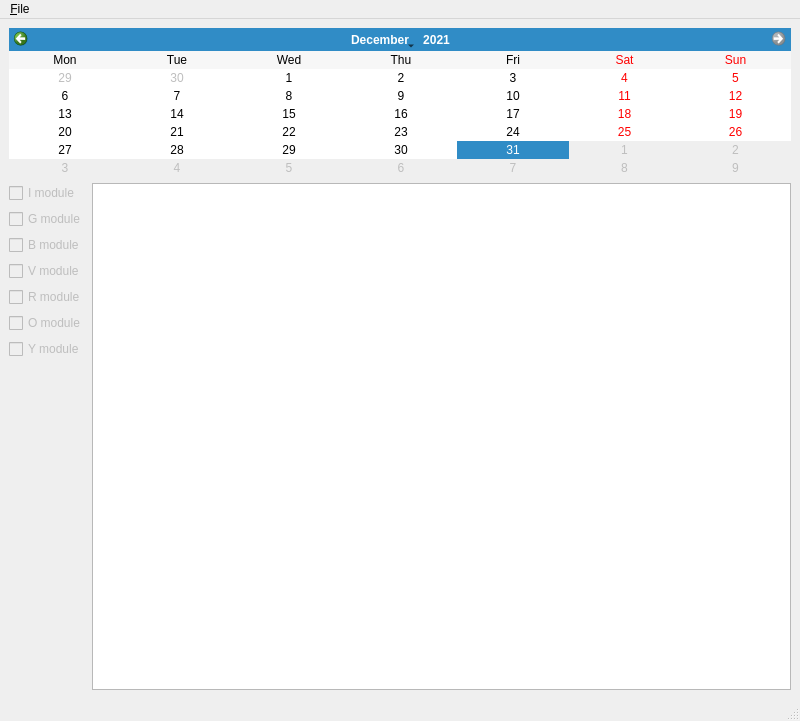
<?xml version="1.0" encoding="UTF-8"?>
<ui version="4.0">
 <class>mainWindow</class>
 <widget class="QMainWindow" name="mainWindow">
  <property name="geometry">
   <rect>
    <x>0</x>
    <y>0</y>
    <width>800</width>
    <height>721</height>
   </rect>
  </property>
  <property name="windowTitle">
   <string>MainWindow</string>
  </property>
  <widget class="QWidget" name="centralwidget">
   <layout class="QVBoxLayout" name="verticalLayout_2">
    <item>
     <widget class="QCalendarWidget" name="calendarWidget">
      <property name="sizePolicy">
       <sizepolicy hsizetype="Preferred" vsizetype="Fixed">
        <horstretch>0</horstretch>
        <verstretch>0</verstretch>
       </sizepolicy>
      </property>
      <property name="minimumDate">
       <date>
        <year>2019</year>
        <month>1</month>
        <day>1</day>
       </date>
      </property>
      <property name="maximumDate">
       <date>
        <year>2021</year>
        <month>12</month>
        <day>31</day>
       </date>
      </property>
      <property name="gridVisible">
       <bool>false</bool>
      </property>
      <property name="horizontalHeaderFormat">
       <enum>QCalendarWidget::ShortDayNames</enum>
      </property>
      <property name="verticalHeaderFormat">
       <enum>QCalendarWidget::NoVerticalHeader</enum>
      </property>
      <property name="navigationBarVisible">
       <bool>true</bool>
      </property>
      <property name="dateEditEnabled">
       <bool>true</bool>
      </property>
     </widget>
    </item>
    <item>
     <layout class="QHBoxLayout" name="horizontalLayout">
      <item>
       <layout class="QVBoxLayout" name="verticalLayout">
        <item>
         <widget class="QCheckBox" name="checkBox_I">
          <property name="enabled">
           <bool>false</bool>
          </property>
          <property name="text">
           <string>I module</string>
          </property>
         </widget>
        </item>
        <item>
         <widget class="QCheckBox" name="checkBox_G">
          <property name="enabled">
           <bool>false</bool>
          </property>
          <property name="text">
           <string>G module</string>
          </property>
         </widget>
        </item>
        <item>
         <widget class="QCheckBox" name="checkBox_B">
          <property name="enabled">
           <bool>false</bool>
          </property>
          <property name="text">
           <string>B module</string>
          </property>
         </widget>
        </item>
        <item>
         <widget class="QCheckBox" name="checkBox_V">
          <property name="enabled">
           <bool>false</bool>
          </property>
          <property name="text">
           <string>V module</string>
          </property>
          <property name="checkable">
           <bool>true</bool>
          </property>
          <property name="checked">
           <bool>false</bool>
          </property>
         </widget>
        </item>
        <item>
         <widget class="QCheckBox" name="checkBox_R">
          <property name="enabled">
           <bool>false</bool>
          </property>
          <property name="text">
           <string>R module</string>
          </property>
         </widget>
        </item>
        <item>
         <widget class="QCheckBox" name="checkBox_O">
          <property name="enabled">
           <bool>false</bool>
          </property>
          <property name="text">
           <string>O module</string>
          </property>
         </widget>
        </item>
        <item>
         <widget class="QCheckBox" name="checkBox_Y">
          <property name="enabled">
           <bool>false</bool>
          </property>
          <property name="text">
           <string>Y module</string>
          </property>
         </widget>
        </item>
        <item>
         <spacer name="verticalSpacer">
          <property name="orientation">
           <enum>Qt::Vertical</enum>
          </property>
          <property name="sizeHint" stdset="0">
           <size>
            <width>20</width>
            <height>40</height>
           </size>
          </property>
         </spacer>
        </item>
       </layout>
      </item>
      <item>
       <widget class="QGraphicsView" name="graphicsView"/>
      </item>
     </layout>
    </item>
   </layout>
  </widget>
  <widget class="QMenuBar" name="menubar">
   <property name="geometry">
    <rect>
     <x>0</x>
     <y>0</y>
     <width>800</width>
     <height>30</height>
    </rect>
   </property>
   <widget class="QMenu" name="menu_File">
    <property name="title">
     <string>&amp;File</string>
    </property>
    <addaction name="action_Set_data_directory"/>
    <addaction name="separator"/>
    <addaction name="action_Quit"/>
   </widget>
   <addaction name="menu_File"/>
  </widget>
  <widget class="QStatusBar" name="statusbar"/>
  <action name="action_Set_data_directory">
   <property name="text">
    <string>&amp;Set data directory…</string>
   </property>
  </action>
  <action name="action_Quit">
   <property name="text">
    <string>&amp;Quit</string>
   </property>
  </action>
 </widget>
 <tabstops>
  <tabstop>calendarWidget</tabstop>
  <tabstop>checkBox_I</tabstop>
  <tabstop>checkBox_G</tabstop>
  <tabstop>checkBox_B</tabstop>
  <tabstop>checkBox_V</tabstop>
  <tabstop>checkBox_R</tabstop>
  <tabstop>checkBox_O</tabstop>
  <tabstop>checkBox_Y</tabstop>
  <tabstop>graphicsView</tabstop>
 </tabstops>
 <resources/>
 <connections/>
</ui>
